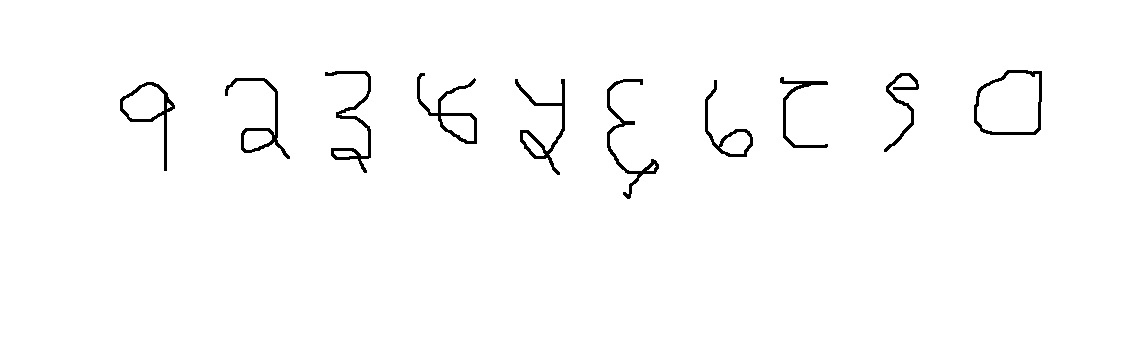
#> input picture devanagariDigitsOCR/test_image/abc.jpg, 1136 x 343 px, found by its file name
$ python -i image_processing.py   (imports and definitions only)   (older library calls are emulated)
#> lines starting #> are read from the running program, lines starting #| are printed output that depends on the picture; after the words box and inside, x2 and y2 are one past the last pixel; in counts of white or black regions, pixels touching at a corner belong together
### devanagariDigitsOCR/Home/digit_recognizer.py
import os
from sklearn.externals import joblib
from django.core.cache import cache


def recognize_digit(predict_img):
    model_cache_key = 'model_cache'
    model_rel_path = "Home/digits_detection_model/model_cache/cache.pkl"

    model = cache.get(model_cache_key)

    if model is None:
        model_path = os.path.realpath(model_rel_path)
        model = joblib.load(model_path)
        #save in django memory cache
        cache.set(model_cache_key, model, None)

    prediction = model.predict(predict_img)
    return prediction

### devanagariDigitsOCR/Home/image_processing.py
import numpy as np
import cv2
import os
from .digit_recognizer import recognize_digit


def readImage(image_name):
#> called with image_name = '../test_image/abc.jpg'
    image_path = "media/"+ str(image_name)
    img = cv2.imread(image_path)
#> img is the input picture: shape (343, 1136, 3); min 0, max 255, mean 250.5
    copy_img = img[:, :]

    gray = cv2.cvtColor(img, cv2.COLOR_BGR2GRAY)
    _, thresh = cv2.threshold(gray, 127, 255, cv2.THRESH_BINARY)
#> thresh: shape (343, 1136); 98.2% white; 10 black regions, largest, box (x1, y1, x2, y2) and area: (325, 71, 371, 173) 819, (607, 79, 659, 199) 804, (515, 79, 565, 175) 791

    kernel = cv2.getStructuringElement(cv2.MORPH_CROSS, (3, 3))

    dilated = cv2.dilate(thresh, kernel, iterations=1)
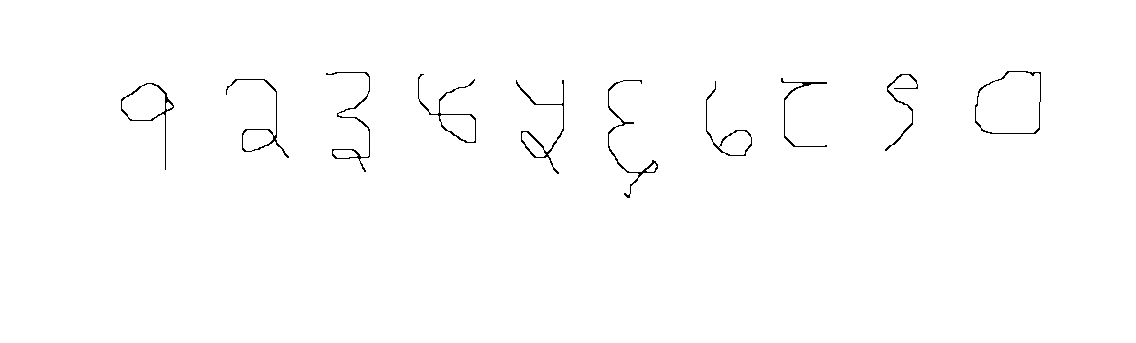
#> dilated: shape (343, 1136); 99.2% white; black in thin lines or dots, all inside (x1, y1, x2, y2) = (121, 71, 1041, 198)
    erod = cv2.erode(dilated, kernel, iterations=7)
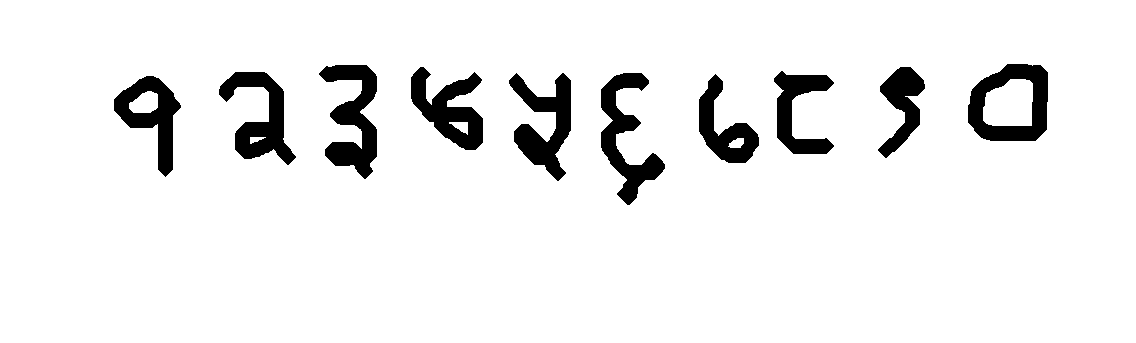
#> erod: shape (343, 1136); 92.7% white; 10 black regions, largest, box (x1, y1, x2, y2) and area: (319, 65, 377, 179) 3351, (968, 64, 1048, 141) 3252, (601, 73, 665, 205) 3166
    kernel = cv2.getStructuringElement(cv2.MORPH_CROSS, (5, 5))

    dilated = cv2.dilate(erod, kernel, iterations=2)
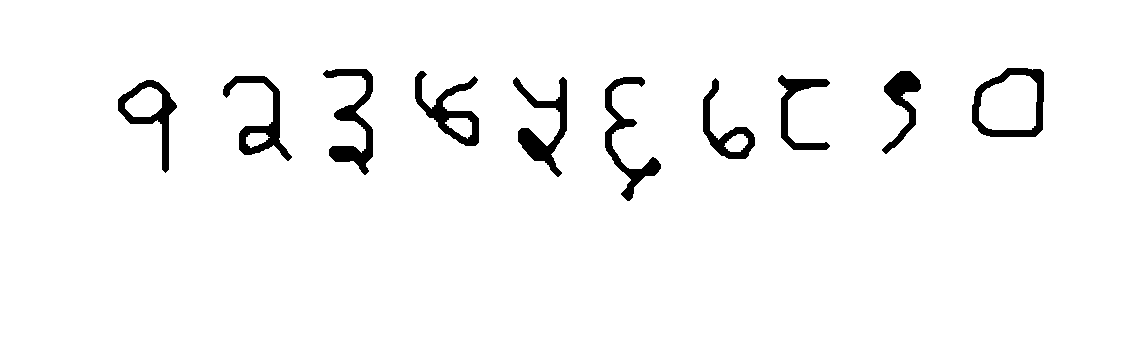
#> dilated: shape (343, 1136); 96.2% white; 10 black regions, largest, box (x1, y1, x2, y2) and area: (323, 69, 373, 175) 1825, (513, 77, 567, 177) 1767, (605, 77, 661, 201) 1654

    _, thresh = cv2.threshold(dilated, 127, 255, cv2.THRESH_BINARY_INV)
#> thresh: shape (343, 1136); 3.8% white; 10 white regions

    _, contours, hierarchy = cv2.findContours(thresh, cv2.RETR_EXTERNAL, cv2.CHAIN_APPROX_SIMPLE)
#> contours = 10 contours; largest, box (x1, y1, x2, y2) and area: (972, 68, 1044, 137) 4198, (118, 80, 177, 173) 2105, (415, 71, 479, 146) 1802, (223, 76, 292, 161) 1653, (323, 69, 373, 175) 1634

    predicted_digit = []
    for contour in contours:
        [x, y, w, h] = cv2.boundingRect(contour)

        # resizing the dilated images for 32x32 size of image
        resize_img = cv2.resize(thresh[y - 2:y + h + 2, x - 2:x + w + 2], (32, 32))

        predicted_img = recognize_digit(np.array([resize_img.reshape(1024,)]))

        cv2.rectangle(copy_img, (x-2, y-2), (x+w+2, y+h+2), (0, 0, 255), 1)
        font = cv2.FONT_HERSHEY_SIMPLEX
        cv2.putText(copy_img, str(predicted_img), (x+10, y-10), font, 0.7, (0,0,255), 1, cv2.LINE_AA)
        predicted_digit.append(predicted_img)
#> this loop made 1 pass
#> (x, y, w, h, model_cache_key in recognize_digit) on pass 1: (118, 80, 59, 93, 'model_cache')
#> pass 1, in readImage, `resize_img = cv2.resize(thresh[y - 2:y + h + 2, x - 2:x + w + 2], (32,..`:
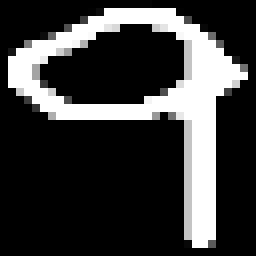
#> resize_img: shape (32, 32) (shown 8 times larger); min 0, max 255, mean 58.8
#> after the loop, predicted_digit = []


    BASE_DIR = os.path.dirname(os.path.dirname(os.path.abspath(__file__)))
    img_dir = os.path.join(BASE_DIR, 'Home\static\Home\images')
    cv2.imwrite(img_dir + '\output.jpg', copy_img)

    return True

#> (the run stopped early here; a loop or call above may not have finished)
